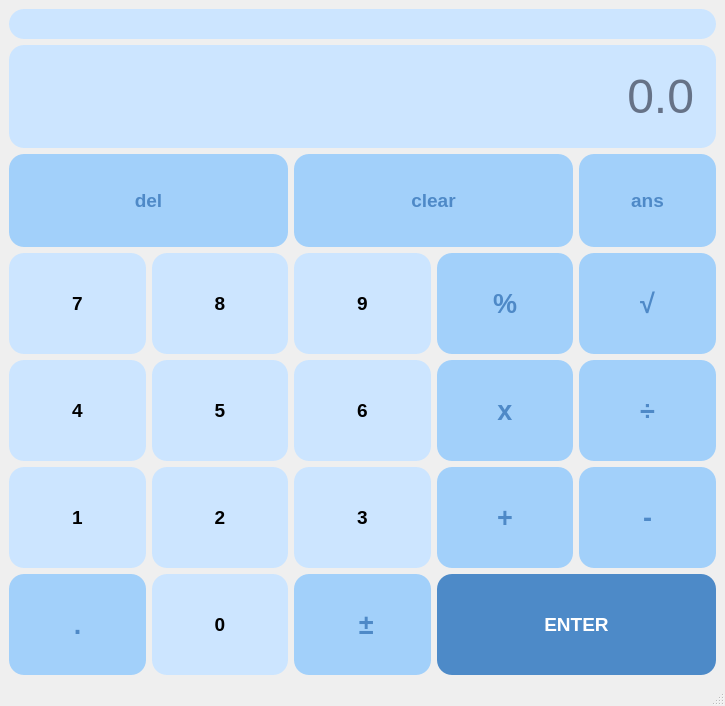
<?xml version="1.0" encoding="UTF-8"?>
<ui version="4.0">
 <class>Calculator</class>
 <widget class="QMainWindow" name="Calculator">
  <property name="geometry">
   <rect>
    <x>0</x>
    <y>0</y>
    <width>725</width>
    <height>706</height>
   </rect>
  </property>
  <property name="windowTitle">
   <string>Calculator</string>
  </property>
  <widget class="QWidget" name="centralwidget">
   <layout class="QGridLayout" name="gridLayout">
    <item row="12" column="2">
     <widget class="QPushButton" name="Button3">
      <property name="sizePolicy">
       <sizepolicy hsizetype="Preferred" vsizetype="Preferred">
        <horstretch>1</horstretch>
        <verstretch>1</verstretch>
       </sizepolicy>
      </property>
      <property name="font">
       <font>
        <pointsize>14</pointsize>
        <bold>true</bold>
       </font>
      </property>
      <property name="styleSheet">
       <string notr="true">QPushButton{
	background-color:  #CCE5FF;
	color: #000000;
	padding: 35%;
	border-style: solid;
	border-color: transparent;
	border-radius: 15px;
}

QPushButton:pressed{
	background-color:  #CEE7FF;
	color: #000000;
	padding: 35%;
	border-style: solid;
	border-color: transparent;
	border-radius: 15px;
}</string>
      </property>
      <property name="text">
       <string>3</string>
      </property>
      <attribute name="buttonGroup">
       <string notr="true">buttonGroup</string>
      </attribute>
     </widget>
    </item>
    <item row="13" column="3" colspan="2">
     <widget class="QPushButton" name="Enter">
      <property name="sizePolicy">
       <sizepolicy hsizetype="Preferred" vsizetype="Preferred">
        <horstretch>1</horstretch>
        <verstretch>1</verstretch>
       </sizepolicy>
      </property>
      <property name="font">
       <font>
        <pointsize>14</pointsize>
        <bold>true</bold>
       </font>
      </property>
      <property name="styleSheet">
       <string notr="true">QPushButton{
	background-color:  #4D8AC8;
	color: #ffffff;
	padding: 30%;
	border-style: solid;
	border-color: transparent;
	border-radius: 15px;
}

QPushButton:pressed{
	background-color:  #4D8AC8;
	color: #ffffff;
	padding: 30%;
	border-style: solid;
	border-color: transparent;
	border-radius: 15px;
}</string>
      </property>
      <property name="text">
       <string>ENTER</string>
      </property>
     </widget>
    </item>
    <item row="10" column="4">
     <widget class="QPushButton" name="Sqrt">
      <property name="sizePolicy">
       <sizepolicy hsizetype="Preferred" vsizetype="Preferred">
        <horstretch>1</horstretch>
        <verstretch>1</verstretch>
       </sizepolicy>
      </property>
      <property name="font">
       <font>
        <pointsize>20</pointsize>
        <bold>true</bold>
       </font>
      </property>
      <property name="styleSheet">
       <string notr="true">QPushButton{
	background-color:  #A2D0FA;
	color: #4E89C7;
	padding: 35%;
	border-style: solid;
	border-color: transparent;
	border-radius: 15px;
}

QPushButton:pressed{
	background-color:  #A4D2FC;
	color: #4E89C7;
	padding: 35%;
	border-style: solid;
	border-color: transparent;
	border-radius: 15px;
}</string>
      </property>
      <property name="text">
       <string>√</string>
      </property>
     </widget>
    </item>
    <item row="4" column="0" colspan="2">
     <widget class="QPushButton" name="Delete">
      <property name="sizePolicy">
       <sizepolicy hsizetype="Preferred" vsizetype="Preferred">
        <horstretch>1</horstretch>
        <verstretch>1</verstretch>
       </sizepolicy>
      </property>
      <property name="font">
       <font>
        <pointsize>14</pointsize>
        <bold>true</bold>
       </font>
      </property>
      <property name="styleSheet">
       <string notr="true">QPushButton{
	background-color:  #A2D0FA;
	color: #4E89C7;
	padding: 35%;
	border-style: solid;
	border-color: transparent;
	border-radius: 15px;
}

QPushButton:pressed{
	background-color:  #A4D2FC;
	color: #4E89C7;
	padding: 35%;
	border-style: solid;
	border-color: transparent;
	border-radius: 15px;
}</string>
      </property>
      <property name="text">
       <string>del</string>
      </property>
     </widget>
    </item>
    <item row="10" column="3">
     <widget class="QPushButton" name="Percent">
      <property name="sizePolicy">
       <sizepolicy hsizetype="Preferred" vsizetype="Preferred">
        <horstretch>1</horstretch>
        <verstretch>1</verstretch>
       </sizepolicy>
      </property>
      <property name="font">
       <font>
        <pointsize>20</pointsize>
        <bold>true</bold>
       </font>
      </property>
      <property name="styleSheet">
       <string notr="true">QPushButton{
	background-color:  #A2D0FA;
	color: #4E89C7;
	padding: 35%;
	border-style: solid;
	border-color: transparent;
	border-radius: 15px;
}

QPushButton:pressed{
	background-color:  #A4D2FC;
	color: #4E89C7;
	padding: 35%;
	border-style: solid;
	border-color: transparent;
	border-radius: 15px;
}</string>
      </property>
      <property name="text">
       <string>%</string>
      </property>
     </widget>
    </item>
    <item row="11" column="0">
     <widget class="QPushButton" name="Button4">
      <property name="sizePolicy">
       <sizepolicy hsizetype="Preferred" vsizetype="Preferred">
        <horstretch>1</horstretch>
        <verstretch>1</verstretch>
       </sizepolicy>
      </property>
      <property name="font">
       <font>
        <pointsize>14</pointsize>
        <bold>true</bold>
       </font>
      </property>
      <property name="styleSheet">
       <string notr="true">QPushButton{
	background-color:  #CCE5FF;
	color: #000000;
	padding: 35%;
	border-style: solid;
	border-color: transparent;
	border-radius: 15px;
}

QPushButton:pressed{
	background-color:  #CEE7FF;
	color: #000000;
	padding: 35%;
	border-style: solid;
	border-color: transparent;
	border-radius: 15px;
}</string>
      </property>
      <property name="text">
       <string>4</string>
      </property>
      <attribute name="buttonGroup">
       <string notr="true">buttonGroup</string>
      </attribute>
     </widget>
    </item>
    <item row="11" column="4">
     <widget class="QPushButton" name="Divide">
      <property name="sizePolicy">
       <sizepolicy hsizetype="Preferred" vsizetype="Preferred">
        <horstretch>1</horstretch>
        <verstretch>1</verstretch>
       </sizepolicy>
      </property>
      <property name="font">
       <font>
        <pointsize>20</pointsize>
        <bold>true</bold>
       </font>
      </property>
      <property name="styleSheet">
       <string notr="true">QPushButton{
	background-color:  #A2D0FA;
	color: #4E89C7;
	padding: 35%;
	border-style: solid;
	border-color: transparent;
	border-radius: 15px;
}

QPushButton:pressed{
	background-color:  #A4D2FC;
	color: #4E89C7;
	padding: 35%;
	border-style: solid;
	border-color: transparent;
	border-radius: 15px;
}</string>
      </property>
      <property name="text">
       <string>÷</string>
      </property>
     </widget>
    </item>
    <item row="4" column="4">
     <widget class="QPushButton" name="Answer">
      <property name="sizePolicy">
       <sizepolicy hsizetype="Preferred" vsizetype="Preferred">
        <horstretch>1</horstretch>
        <verstretch>1</verstretch>
       </sizepolicy>
      </property>
      <property name="font">
       <font>
        <pointsize>14</pointsize>
        <bold>true</bold>
       </font>
      </property>
      <property name="styleSheet">
       <string notr="true">QPushButton{
	background-color:  #A2D0FA;
	color: #4E89C7;
	padding: 35%;
	border-style: solid;
	border-color: transparent;
	border-radius: 15px;
}

QPushButton:pressed{
	background-color:  #A4D2FC;
	color: #4E89C7;
	padding: 35%;
	border-style: solid;
	border-color: transparent;
	border-radius: 15px;
}</string>
      </property>
      <property name="text">
       <string>ans</string>
      </property>
     </widget>
    </item>
    <item row="12" column="1">
     <widget class="QPushButton" name="Button2">
      <property name="sizePolicy">
       <sizepolicy hsizetype="Preferred" vsizetype="Preferred">
        <horstretch>1</horstretch>
        <verstretch>1</verstretch>
       </sizepolicy>
      </property>
      <property name="font">
       <font>
        <pointsize>14</pointsize>
        <bold>true</bold>
       </font>
      </property>
      <property name="styleSheet">
       <string notr="true">QPushButton{
	background-color:  #CCE5FF;
	color: #000000;
	padding: 35%;
	border-style: solid;
	border-color: transparent;
	border-radius: 15px;
}

QPushButton:pressed{
	background-color:  #CEE7FF;
	color: #000000;
	padding: 35%;
	border-style: solid;
	border-color: transparent;
	border-radius: 15px;
}</string>
      </property>
      <property name="text">
       <string>2</string>
      </property>
      <attribute name="buttonGroup">
       <string notr="true">buttonGroup</string>
      </attribute>
     </widget>
    </item>
    <item row="12" column="4">
     <widget class="QPushButton" name="Subtract">
      <property name="sizePolicy">
       <sizepolicy hsizetype="Preferred" vsizetype="Preferred">
        <horstretch>1</horstretch>
        <verstretch>1</verstretch>
       </sizepolicy>
      </property>
      <property name="font">
       <font>
        <pointsize>20</pointsize>
        <bold>true</bold>
       </font>
      </property>
      <property name="styleSheet">
       <string notr="true">QPushButton{
	background-color:  #A2D0FA;
	color: #4E89C7;
	padding: 35%;
	border-style: solid;
	border-color: transparent;
	border-radius: 15px;
}

QPushButton:pressed{
	background-color:  #A4D2FC;
	color: #4E89C7;
	padding: 35%;
	border-style: solid;
	border-color: transparent;
	border-radius: 15px;
}</string>
      </property>
      <property name="text">
       <string>-</string>
      </property>
     </widget>
    </item>
    <item row="10" column="1">
     <widget class="QPushButton" name="Button8">
      <property name="sizePolicy">
       <sizepolicy hsizetype="Preferred" vsizetype="Preferred">
        <horstretch>1</horstretch>
        <verstretch>1</verstretch>
       </sizepolicy>
      </property>
      <property name="font">
       <font>
        <pointsize>14</pointsize>
        <bold>true</bold>
       </font>
      </property>
      <property name="styleSheet">
       <string notr="true">QPushButton{
	background-color:  #CCE5FF;
	color: #000000;
	padding: 35%;
	border-style: solid;
	border-color: transparent;
	border-radius: 15px;
}

QPushButton:pressed{
	background-color:  #CEE7FF;
	color: #000000;
	padding: 35%;
	border-style: solid;
	border-color: transparent;
	border-radius: 15px;
}</string>
      </property>
      <property name="text">
       <string>8</string>
      </property>
      <attribute name="buttonGroup">
       <string notr="true">buttonGroup</string>
      </attribute>
     </widget>
    </item>
    <item row="12" column="3">
     <widget class="QPushButton" name="Add">
      <property name="sizePolicy">
       <sizepolicy hsizetype="Preferred" vsizetype="Preferred">
        <horstretch>1</horstretch>
        <verstretch>1</verstretch>
       </sizepolicy>
      </property>
      <property name="font">
       <font>
        <pointsize>20</pointsize>
        <bold>true</bold>
       </font>
      </property>
      <property name="styleSheet">
       <string notr="true">QPushButton{
	background-color:  #A2D0FA;
	color: #4E89C7;
	padding: 35%;
	border-style: solid;
	border-color: transparent;
	border-radius: 15px;
}

QPushButton:pressed{
	background-color:  #A4D2FC;
	color: #4E89C7;
	padding: 35%;
	border-style: solid;
	border-color: transparent;
	border-radius: 15px;
}</string>
      </property>
      <property name="text">
       <string>+</string>
      </property>
     </widget>
    </item>
    <item row="13" column="2">
     <widget class="QPushButton" name="ChangeSign">
      <property name="sizePolicy">
       <sizepolicy hsizetype="Preferred" vsizetype="Preferred">
        <horstretch>1</horstretch>
        <verstretch>1</verstretch>
       </sizepolicy>
      </property>
      <property name="font">
       <font>
        <pointsize>20</pointsize>
        <bold>true</bold>
       </font>
      </property>
      <property name="styleSheet">
       <string notr="true">QPushButton{
	background-color:  #A2D0FA;
	color: #4E89C7;
	padding: 35%;
	border-style: solid;
	border-color: transparent;
	border-radius: 15px;
}

QPushButton:pressed{
	background-color:  #A4D2FC;
	color: #4E89C7;
	padding: 35%;
	border-style: solid;
	border-color: transparent;
	border-radius: 15px;
}</string>
      </property>
      <property name="text">
       <string> ±</string>
      </property>
     </widget>
    </item>
    <item row="11" column="2">
     <widget class="QPushButton" name="Button6">
      <property name="sizePolicy">
       <sizepolicy hsizetype="Preferred" vsizetype="Preferred">
        <horstretch>1</horstretch>
        <verstretch>1</verstretch>
       </sizepolicy>
      </property>
      <property name="font">
       <font>
        <pointsize>14</pointsize>
        <bold>true</bold>
       </font>
      </property>
      <property name="styleSheet">
       <string notr="true">QPushButton{
	background-color:  #CCE5FF;
	color: #000000;
	padding: 35%;
	border-style: solid;
	border-color: transparent;
	border-radius: 15px;
}

QPushButton:pressed{
	background-color:  #CEE7FF;
	color: #000000;
	padding: 35%;
	border-style: solid;
	border-color: transparent;
	border-radius: 15px;
}</string>
      </property>
      <property name="text">
       <string>6</string>
      </property>
      <attribute name="buttonGroup">
       <string notr="true">buttonGroup</string>
      </attribute>
     </widget>
    </item>
    <item row="10" column="0">
     <widget class="QPushButton" name="Button7">
      <property name="sizePolicy">
       <sizepolicy hsizetype="Preferred" vsizetype="Preferred">
        <horstretch>1</horstretch>
        <verstretch>1</verstretch>
       </sizepolicy>
      </property>
      <property name="font">
       <font>
        <pointsize>14</pointsize>
        <bold>true</bold>
       </font>
      </property>
      <property name="styleSheet">
       <string notr="true">QPushButton{
	background-color:  #CCE5FF;
	color: #000000;
	padding: 35%;
	border-style: solid;
	border-color: transparent;
	border-radius: 15px;
}

QPushButton:pressed{
	background-color:  #CEE7FF;
	color: #000000;
	padding: 35%;
	border-style: solid;
	border-color: transparent;
	border-radius: 15px;
}</string>
      </property>
      <property name="text">
       <string>7</string>
      </property>
      <attribute name="buttonGroup">
       <string notr="true">buttonGroup</string>
      </attribute>
     </widget>
    </item>
    <item row="12" column="0">
     <widget class="QPushButton" name="Button1">
      <property name="sizePolicy">
       <sizepolicy hsizetype="Preferred" vsizetype="Preferred">
        <horstretch>1</horstretch>
        <verstretch>1</verstretch>
       </sizepolicy>
      </property>
      <property name="font">
       <font>
        <pointsize>14</pointsize>
        <bold>true</bold>
       </font>
      </property>
      <property name="styleSheet">
       <string notr="true">QPushButton{
	background-color:  #CCE5FF;
	color: #000000;
	padding: 35%;
	border-style: solid;
	border-color: transparent;
	border-radius: 15px;
}

QPushButton:pressed{
	background-color:  #CEE7FF;
	color: #000000;
	padding: 35%;
	border-style: solid;
	border-color: transparent;
	border-radius: 15px;
}</string>
      </property>
      <property name="text">
       <string>1</string>
      </property>
      <attribute name="buttonGroup">
       <string notr="true">buttonGroup</string>
      </attribute>
     </widget>
    </item>
    <item row="4" column="2" colspan="2">
     <widget class="QPushButton" name="Clear">
      <property name="sizePolicy">
       <sizepolicy hsizetype="Preferred" vsizetype="Preferred">
        <horstretch>1</horstretch>
        <verstretch>1</verstretch>
       </sizepolicy>
      </property>
      <property name="font">
       <font>
        <pointsize>14</pointsize>
        <bold>true</bold>
       </font>
      </property>
      <property name="styleSheet">
       <string notr="true">QPushButton{
	background-color:  #A2D0FA;
	color: #4E89C7;
	padding: 35%;
	border-style: solid;
	border-color: transparent;
	border-radius: 15px;
}

QPushButton:pressed{
	background-color:  #A4D2FC;
	color: #4E89C7;
	padding: 35%;
	border-style: solid;
	border-color: transparent;
	border-radius: 15px;
}</string>
      </property>
      <property name="text">
       <string>clear</string>
      </property>
     </widget>
    </item>
    <item row="13" column="1">
     <widget class="QPushButton" name="Button0">
      <property name="sizePolicy">
       <sizepolicy hsizetype="Preferred" vsizetype="Preferred">
        <horstretch>1</horstretch>
        <verstretch>1</verstretch>
       </sizepolicy>
      </property>
      <property name="font">
       <font>
        <pointsize>14</pointsize>
        <bold>true</bold>
       </font>
      </property>
      <property name="styleSheet">
       <string notr="true">QPushButton{
	background-color:  #CCE5FF;
	color: #000000;
	padding: 35%;
	border-style: solid;
	border-color: transparent;
	border-radius: 15px;
}

QPushButton:pressed{
	background-color:  #CEE7FF;
	color: #000000;
	padding: 35%;
	border-style: solid;
	border-color: transparent;
	border-radius: 15px;
}</string>
      </property>
      <property name="text">
       <string>0</string>
      </property>
      <attribute name="buttonGroup">
       <string notr="true">buttonGroup</string>
      </attribute>
     </widget>
    </item>
    <item row="10" column="2">
     <widget class="QPushButton" name="Button9">
      <property name="sizePolicy">
       <sizepolicy hsizetype="Preferred" vsizetype="Preferred">
        <horstretch>1</horstretch>
        <verstretch>1</verstretch>
       </sizepolicy>
      </property>
      <property name="font">
       <font>
        <pointsize>14</pointsize>
        <bold>true</bold>
       </font>
      </property>
      <property name="styleSheet">
       <string notr="true">QPushButton{
	background-color:  #CCE5FF;
	color: #000000;
	padding: 35%;
	border-style: solid;
	border-color: transparent;
	border-radius: 15px;
}

QPushButton:pressed{
	background-color:  #CEE7FF;
	color: #000000;
	padding: 35%;
	border-style: solid;
	border-color: transparent;
	border-radius: 15px;
}</string>
      </property>
      <property name="text">
       <string>9</string>
      </property>
      <attribute name="buttonGroup">
       <string notr="true">buttonGroup</string>
      </attribute>
     </widget>
    </item>
    <item row="11" column="1">
     <widget class="QPushButton" name="Button5">
      <property name="sizePolicy">
       <sizepolicy hsizetype="Preferred" vsizetype="Preferred">
        <horstretch>1</horstretch>
        <verstretch>1</verstretch>
       </sizepolicy>
      </property>
      <property name="font">
       <font>
        <pointsize>14</pointsize>
        <bold>true</bold>
       </font>
      </property>
      <property name="styleSheet">
       <string notr="true">QPushButton{
	background-color:  #CCE5FF;
	color: #000000;
	padding: 35%;
	border-style: solid;
	border-color: transparent;
	border-radius: 15px;
}

QPushButton:pressed{
	background-color:  #CEE7FF;
	color: #000000;
	padding: 35%;
	border-style: solid;
	border-color: transparent;
	border-radius: 15px;
}</string>
      </property>
      <property name="text">
       <string>5</string>
      </property>
      <attribute name="buttonGroup">
       <string notr="true">buttonGroup</string>
      </attribute>
     </widget>
    </item>
    <item row="11" column="3">
     <widget class="QPushButton" name="Multiply">
      <property name="sizePolicy">
       <sizepolicy hsizetype="Preferred" vsizetype="Preferred">
        <horstretch>1</horstretch>
        <verstretch>1</verstretch>
       </sizepolicy>
      </property>
      <property name="font">
       <font>
        <pointsize>20</pointsize>
        <bold>true</bold>
       </font>
      </property>
      <property name="styleSheet">
       <string notr="true">QPushButton{
	background-color:  #A2D0FA;
	color: #4E89C7;
	padding: 35%;
	border-style: solid;
	border-color: transparent;
	border-radius: 15px;
}

QPushButton:pressed{
	background-color:  #A4D2FC;
	color: #4E89C7;
	padding: 35%;
	border-style: solid;
	border-color: transparent;
	border-radius: 15px;
}</string>
      </property>
      <property name="text">
       <string>x</string>
      </property>
     </widget>
    </item>
    <item row="13" column="0">
     <widget class="QPushButton" name="Decimal">
      <property name="sizePolicy">
       <sizepolicy hsizetype="Preferred" vsizetype="Preferred">
        <horstretch>1</horstretch>
        <verstretch>1</verstretch>
       </sizepolicy>
      </property>
      <property name="font">
       <font>
        <pointsize>20</pointsize>
        <bold>true</bold>
       </font>
      </property>
      <property name="styleSheet">
       <string notr="true">QPushButton{
	background-color:  #A2D0FA;
	color: #4E89C7;
	padding: 35%;
	border-style: solid;
	border-color: transparent;
	border-radius: 15px;
}

QPushButton:pressed{
	background-color:  #A4D2FC;
	color: #4E89C7;
	padding: 35%;
	border-style: solid;
	border-color: transparent;
	border-radius: 15px;
}</string>
      </property>
      <property name="text">
       <string>.</string>
      </property>
     </widget>
    </item>
    <item row="3" column="0" colspan="5">
     <widget class="QLineEdit" name="Display">
      <property name="sizePolicy">
       <sizepolicy hsizetype="Preferred" vsizetype="Expanding">
        <horstretch>0</horstretch>
        <verstretch>2</verstretch>
       </sizepolicy>
      </property>
      <property name="font">
       <font>
        <family>Arial</family>
        <pointsize>36</pointsize>
       </font>
      </property>
      <property name="styleSheet">
       <string notr="true">QLineEdit{
	background-color:  #CCE5FF;
	color: #00000F;
	padding: 20%;
	border-style: solid;
	border-color: transparent;
	border-radius: 15px;
}

QPushButton:pressed{
	background-color:  #CEE7FF;
	color: #000000;
	padding: 35%;
	border-style: solid;
	border-color: transparent;
	border-radius: 15px;
}</string>
      </property>
      <property name="inputMask">
       <string/>
      </property>
      <property name="text">
       <string/>
      </property>
      <property name="alignment">
       <set>Qt::AlignRight|Qt::AlignTrailing|Qt::AlignVCenter</set>
      </property>
      <property name="placeholderText">
       <string>0.0</string>
      </property>
     </widget>
    </item>
    <item row="0" column="0" colspan="5">
     <widget class="QLineEdit" name="Memory">
      <property name="font">
       <font>
        <family>Arial</family>
        <pointsize>11</pointsize>
        <italic>true</italic>
       </font>
      </property>
      <property name="styleSheet">
       <string notr="true">QLineEdit{
	background-color:  #CCE5FF;
	color: #00000F;
	padding: 5%;
	border-style: solid;
	border-color: transparent;
	border-radius: 15px;
}

QPushButton:pressed{
	background-color:  #CEE7FF;
	color: #000000;
	padding: 5%;
	border-style: solid;
	border-color: transparent;
	border-radius: 15px;
}</string>
      </property>
     </widget>
    </item>
   </layout>
  </widget>
  <widget class="QMenuBar" name="menubar">
   <property name="geometry">
    <rect>
     <x>0</x>
     <y>0</y>
     <width>725</width>
     <height>21</height>
    </rect>
   </property>
  </widget>
  <widget class="QStatusBar" name="statusbar"/>
 </widget>
 <resources/>
 <connections/>
 <buttongroups>
  <buttongroup name="buttonGroup"/>
 </buttongroups>
</ui>
